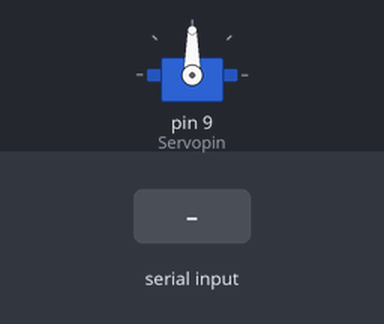
Bench run of a sketch on a simulated Arduino Uno, built with avr-gcc and run on an emulated ATmega328P. Shown: servo. The inputs (shaded band) are chosen by the test bench.

Above: at 1.2 s.
1.3 s: "3" received over Serial
At 1.9 s:
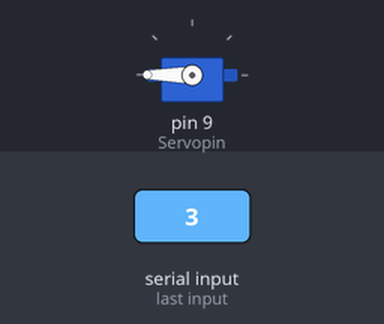
2.8 s: "4" received over Serial
At 3.1 s:
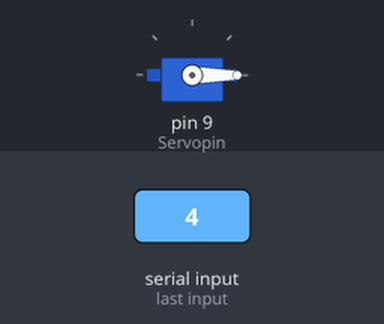
4.3 s: "1" received over Serial
At 5.4 s:
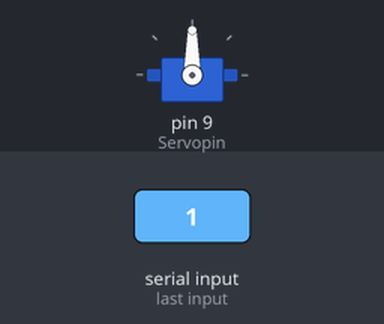
Timing chart, 0 to 7.3 s (numbered marks = the images above; inputs shaded):
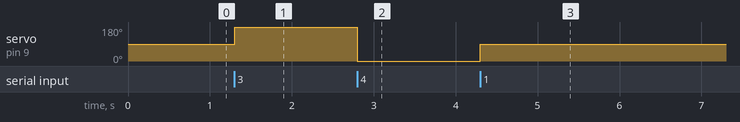

Measured:
- after the input at 1.3 s, servo on pin 9 (Servopin): 90° → 180° at once
- after the input at 2.8 s, servo on pin 9 (Servopin): 180° → 0° at once
- after the input at 4.3 s, servo on pin 9 (Servopin): 0° → 90° at once

The sketch:

Arduino_bluetooth_verhot.ino
```cpp
   # include <Servo.h>

   Servo myServo;

   // This code receives data via bluetoothmodule, and opens/ closes venetians blind by using servo motor.

    int const  Servopin = 9;
    int state = 0;

    void setup() {

      myServo.attach(Servopin);
      Serial.begin(9600);
    }
    void loop() {
      if(Serial.available() > 0){
        state = Serial.read();
     }
     if (state == '1') {
      myServo.write(90);
      state = 0;
     }
     else if (state == '3') {
      myServo.write(180);

      state = 0;
     }
     else if (state == '4'){
      myServo.write(0);

      state = 0;
     }
    }
```
